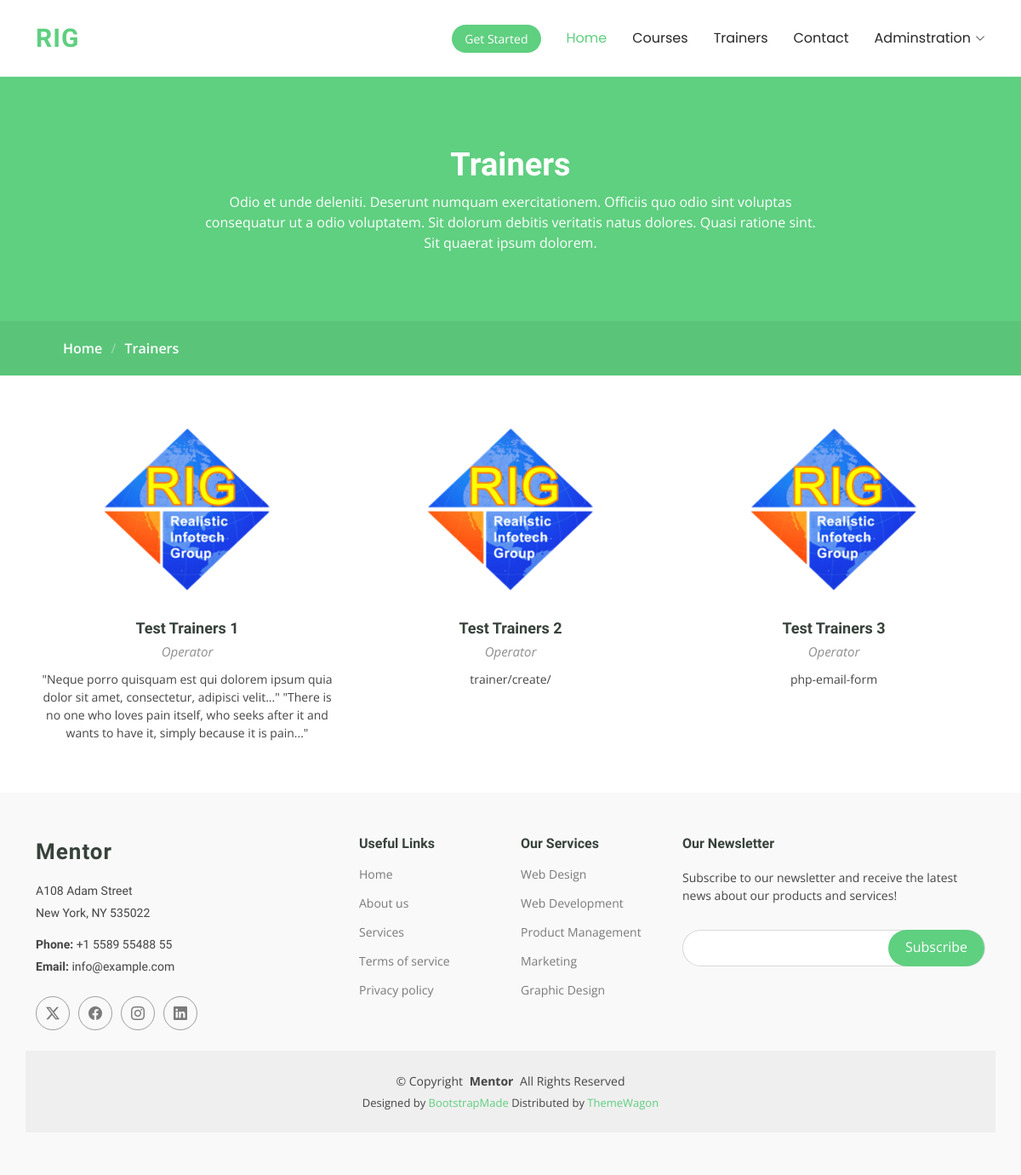
The app's page /trainer/ with its own data.
### myapp/models.py (models this page shows, shortened)
class Trainers(models.Model):
    trainer_name = models.CharField(max_length=255)
    role = models.CharField(max_length=255)
    photo = models.ImageField(upload_to='trainers')
    quote = models.TextField()
    created_at = models.DateTimeField(auto_now_add=True)
    updated_at = models.DateTimeField(auto_now=True)

### myapp/views.py (the view)
# urls.py: path('trainer/', TrainerView.as_view(), name='TrainerView'),
class TrainerView(View):
    def get(self, request):
        trainers = Trainers.objects.all()
        context ={'trainers':trainers}
        return render(request, 'Trainer.html', context)

### templates/Trainer.html (shortened to what this page needs)
{% extends 'base.html' %}
{% load static %}
{% block content %}
<main class="main">
    <div class="page-title" data-aos="fade">
      <div class="heading">
        <div class="container">
          <div class="row d-flex justify-content-center text-center">
            <div class="col-lg-8">
              <h1>Trainers</h1>
              <p class="mb-0">Odio et unde deleniti. Deserunt numquam exercitationem. Officiis quo odio sint voluptas consequatur ut a odio voluptatem. Sit dolorum debitis veritatis natus dolores. Quasi ratione sint. Sit quaerat ipsum dolorem.</p>
            </div>
          </div>
        </div>
      </div>
      <nav class="breadcrumbs">
        <div class="container">
          <ol>
            <li><a href="index.html">Home</a></li>
            <li class="current">Trainers</li>
          </ol>
        </div>
      </nav>
    </div>
    <section id="trainers" class="section trainers">
      <div class="container">
        <div class="row gy-5">
          {% for i in trainers %}
          <div class="col-lg-4 col-md-6 member" data-aos="fade-up" data-aos-delay="100">
            <div class="member-img">
              <img src="{{i.photo.url}}" class="img-fluid" alt="">
            </div>
            <div class="member-info text-center">
              <h4>{{i.trainer_name}}</h4>
              <span>{{i.role}}</span>
              <p>{{i.quote}}</p>
            </div>
          </div>
          {% endfor %}
        </div>
      </div>
    </section>
  </main>
{% endblock content %}

### templates/base.html (shortened to what this page needs)
{% load static %}
<!DOCTYPE html>
<html lang="en">
<head>
  <link href="{% static 'assets/vendor/bootstrap/css/bootstrap.min.css' %}" rel="stylesheet">
  <link href="{% static 'assets/vendor/bootstrap-icons/bootstrap-icons.css' %}" rel="stylesheet">
  <link href="{% static 'assets/vendor/aos/aos.css' %}" rel="stylesheet">
  <link href="{% static 'assets/vendor/glightbox/css/glightbox.min.css' %}" rel="stylesheet">
  <link href="{% static 'assets/vendor/swiper/swiper-bundle.min.css' %}" rel="stylesheet">
  <link href="{% static 'assets/css/main.css' %}" rel="stylesheet">
</head>
<body class="index-page">
  <header id="header" class="header d-flex align-items-center sticky-top">
    <div class="container-fluid container-xl position-relative d-flex align-items-center">
      <a href="#" class="logo d-flex align-items-center me-auto">
        <h1 class="sitename">RIG</h1>
      </a>
      <nav id="navmenu" class="navmenu">
        <ul>
          <li><a href="/" class="active">Home<br></a></li>
          <li><a href="#">Courses</a></li>
          <li><a href="/trainer/">Trainers</a></li>
          <li><a href="#">Contact</a></li>
          <li class="dropdown"><a href="#"><span>Adminstration</span> <i class="bi bi-chevron-down toggle-dropdown"></i></a>
          </li>
        </ul>
      </nav>
      <a class="btn-getstarted" href="#">Get Started</a>
    </div>
  </header>
  {% block content %}
  {% endblock content %}
  <footer id="footer" class="footer position-relative light-background">
    <div class="container footer-top">
      <div class="row gy-4">
        <div class="col-lg-4 col-md-6 footer-about">
          <a href="index.html" class="logo d-flex align-items-center">
            <span class="sitename">Mentor</span>
          </a>
          <div class="footer-contact pt-3">
            <p>A108 Adam Street</p>
            <p>New York, NY 535022</p>
            <p class="mt-3"><strong>Phone:</strong> <span>+1 5589 55488 55</span></p>
            <p><strong>Email:</strong> <span>info@example.com</span></p>
          </div>
          <div class="social-links d-flex mt-4">
            <a href=""><i class="bi bi-twitter-x"></i></a>
            <a href=""><i class="bi bi-facebook"></i></a>
            <a href=""><i class="bi bi-instagram"></i></a>
            <a href=""><i class="bi bi-linkedin"></i></a>
          </div>
        </div>
        <div class="col-lg-2 col-md-3 footer-links">
          <h4>Useful Links</h4>
          <ul>
            <li><a href="#">Home</a></li>
            <li><a href="#">About us</a></li>
            <li><a href="#">Services</a></li>
            <li><a href="#">Terms of service</a></li>
            <li><a href="#">Privacy policy</a></li>
          </ul>
        </div>
        <div class="col-lg-2 col-md-3 footer-links">
          <h4>Our Services</h4>
          <ul>
            <li><a href="#">Web Design</a></li>
            <li><a href="#">Web Development</a></li>
            <li><a href="#">Product Management</a></li>
            <li><a href="#">Marketing</a></li>
            <li><a href="#">Graphic Design</a></li>
          </ul>
        </div>
        <div class="col-lg-4 col-md-12 footer-newsletter">
          <h4>Our Newsletter</h4>
          <p>Subscribe to our newsletter and receive the latest news about our products and services!</p>
          <form action="forms/newsletter.php" method="post" class="php-email-form">
            <div class="newsletter-form"><input type="email" name="email"><input type="submit" value="Subscribe"></div>
          </form>
        </div>
      </div>
    </div>
    <div class="container copyright text-center mt-4">
      <p>© <span>Copyright</span> <strong class="px-1 sitename">Mentor</strong> <span>All Rights Reserved</span></p>
      <div class="credits">
        Designed by <a href="https://bootstrapmade.com/">BootstrapMade</a> Distributed by <a href=“https://themewagon.com>ThemeWagon
      </div>
    </div>
  </footer>
</body>
</html>

### records on screen
Trainers: photo (picture), trainer_name "Test Trainers 1", role "Operator", quote "\"Neque porro quisquam est qui dolorem ipsum quia dolor sit amet, consectetur, adipisci velit...\" \"There is no one who loves pain itself, who seeks after it and wants to have it, simply because it is pain...\""
Trainers: photo (picture), trainer_name "Test Trainers 2", role "Operator", quote "trainer/create/"
Trainers: photo (picture), trainer_name "Test Trainers 3", role "Operator", quote "php-email-form"
